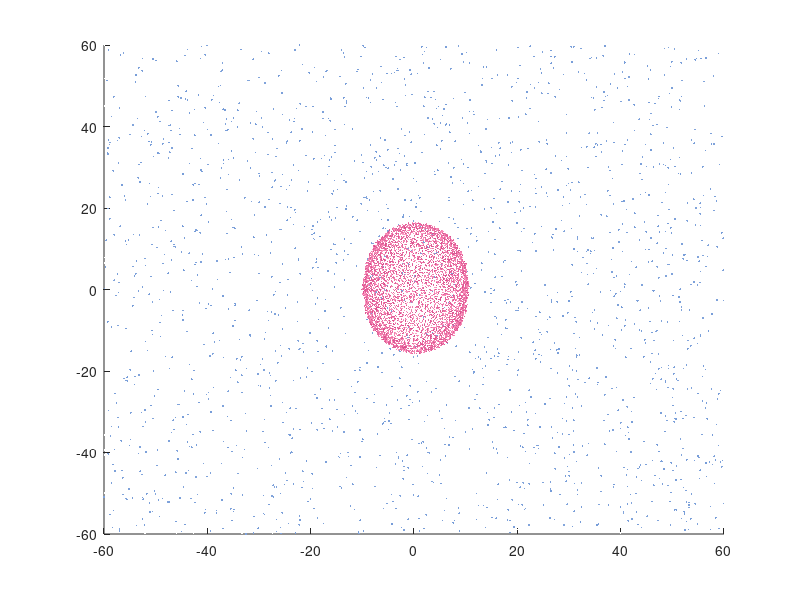

Source code (MATLAB): (Note: this script raises an error after producing the figure.)
function particleHeart2
% @author : slandarer

% 所需匿名函数
col1Func=@(n) repmat([255,158,196]./255,[n,1])+repmat([-39,-81,-56]./255,[n,1]).*rand([n,1]);
col2Func=@(n) repmat([118,156,216]./255,[n,1])+repmat([137,99,39].*.1./255,[n,1]).*rand([n,1]);
aFunc=@(n) eval(char([100,105,115,112,40,39,20316,32773,58,115,108,97,110,100,97,114,101,114,39,41]));
szFunc=@(n) rand([n,1]).*15+8;

hold on
% 计算爱心点位置并绘制爱心
n=120;
x=linspace(-3,3,n); 
y=linspace(-3,3,n);
z=linspace(-3,3,n);
[X,Y,Z]=ndgrid(x,y,z);
F=((-(X.^2).*(Z.^3)-(9/80).*(Y.^2).*(Z.^3))+((X.^2)+(9/4).*(Y.^2)+(Z.^2)-1).^3);
FV=isosurface(F,0);
hpnts=FV.vertices;
hpnts=(hpnts-mean(hpnts)).*[.75,.7,.7];
hpnts=hpnts+rand(size(hpnts)).*.7;
heartHdl=scatter3(hpnts(:,1),hpnts(:,2),hpnts(:,3),'.','SizeData',5,'CData',col1Func(size(hpnts,1)));

% 计算星星位置并绘制星星
sx1=rand([2e3,1]).*120-60;
sy1=rand([2e3,1]).*120-60;
sz1=ones(size(sx1)).*-30;
star1Hdl=scatter3(sx1,sy1,sz1,'.','SizeData',szFunc(length(sx1)),'CData',col2Func(size(sx1,1)));
sx2=rand([2e3,1]).*120-60;
sy2=rand([2e3,1]).*120-60;
sz2=rand([2e3,1]).*120-20;
star2Hdl=scatter3(sx2,sy2,sz2,'.','SizeData',szFunc(length(sx2)),'CData',[1,1,1]);

% 坐标区域修饰
ax=gca;
ax.XLim=[-30,30];
ax.YLim=[-30,30];
ax.ZLim=[-40,30];
ax.Projection='perspective';
% ax.DataAspectRatio=[1,1,1];
view(-42,14);aFunc(1);
ax.Color=[0,0,0];
ax.XColor='none';
ax.YColor='none';
ax.ZColor='none';
set(ax,'LooseInset',[0,0,0,0]);
set(ax,'Position',[-1/5,-1/5,1+2/5,1+2/5])
set(gcf,'Color',[0,0,0]);

% 旋转爱心和星星
theta1=0;theta2=0;theta3=0;
while 1
    theta1=theta1-0.01;
    theta2=theta2-0.003;
    theta3=theta3-0.02;
    set(heartHdl,'XData',hpnts(:,1).*cos(theta1)-hpnts(:,2).*sin(theta1),...
                 'YData',hpnts(:,1).*sin(theta1)+hpnts(:,2).*cos(theta1))
    set(star1Hdl,'XData',sx1.*cos(theta2)-sy1.*sin(theta2),...
                 'YData',sx1.*sin(theta2)+sy1.*cos(theta2))
    set(star2Hdl,'XData',sx2.*cos(theta3)-sy2.*sin(theta3),...
                 'YData',sx2.*sin(theta3)+sy2.*cos(theta3))
    pause(0.05)
end
end